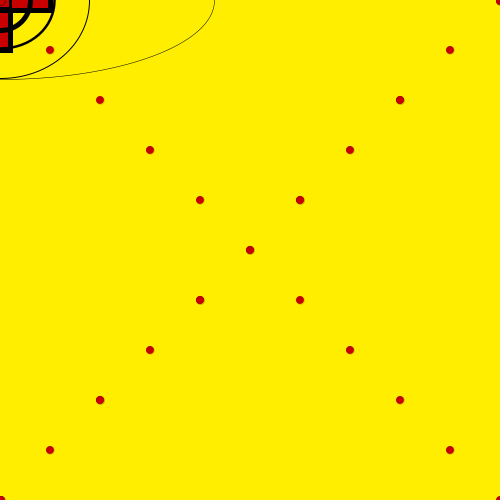
Frame 1 (no input)
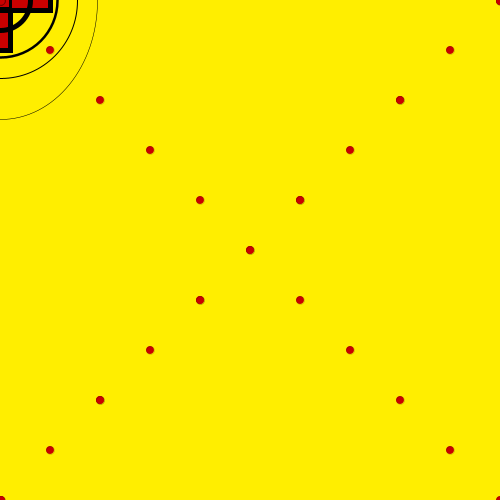
Frame 60 (the mouse pressed at the canvas centre just before this capture)
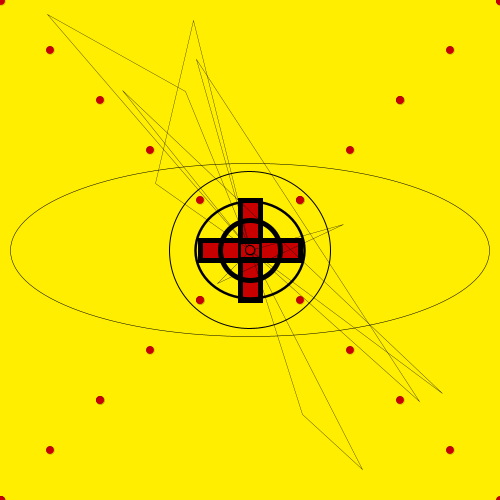
Frame 120 (the mouse held since frame 60 and released just before this capture)

The Processing sketch that drew these frames (run headless with seeded random() and noise(); from frame 60 on, the mouse is pressed at the canvas centre):

// Processing sketch: processing_52497
// ── processing_52497.pde

void setup(){

size(500,500);
frameRate(25);
smooth();
}
 
void draw(){
  background(389,238,0,23);
ellipseMode(CENTER);
rectMode(CENTER);

//body
strokeWeight(5);
stroke(0);
fill(200,0,0);
rect(mouseX,mouseY,20,100);
rect(mouseX,mouseY,100,20);


//head
strokeWeight(5);
fill(300);
ellipse(mouseX,mouseY,60,60);

strokeWeight(2.5);
fill(300);
ellipse(mouseX,mouseY,random(90,120),random(90,120));

strokeWeight(1);
fill(300);
ellipse(mouseX,mouseY,random(150,180),random(150,180));

strokeWeight(.5);
fill(300);
ellipse(mouseX,mouseY,random(1,500),random(1,500));

//eyes
strokeWeight(1);
fill(200,0,0);
ellipse(mouseX,mouseY,8,8);

//arms
//stroke(0);
//strokeWeight(0.1);
//line(mouseX,mouseY,258,477);
//line(mouseX,mouseY,120,180);
//line(mouseX,mouseY,0,130);
//line(mouseX,mouseY,120,455);
//line(mouseX,mouseY,390,320);

//mouth
strokeWeight(.3);
fill(0);
ellipse(mouseX,mouseY,10,10);

//triangle mess
if (mousePressed){
strokeWeight(.3);
fill(300);
triangle(mouseX,mouseY,random(268,460),random(377,430),random(76,200),random(40,90));

strokeWeight(.3);
fill(300);
triangle(mouseX,mouseY,random(50,290),random(190,322),random(300,350),random(200,230));

strokeWeight(.3);
fill(300);
triangle(mouseX,mouseY,random(10,50),random(10,57),random(180,300),random(70,140));

strokeWeight(.3);
fill(300);
triangle(mouseX,mouseY,random(100,350),random(20,20),random(90,160),random(90,334));

strokeWeight(.3);
fill(300);
triangle(mouseX,mouseY,random(350,490),random(388,416),random(86,160),random(90,83));

strokeWeight(.3);
fill(300);
triangle(mouseX,mouseY,random(348,416),random(320,490),random(200,340),random(400,455));
}

//triangles static
//strokeWeight(.3);
//fill(300);
//triangle(mouseX,mouseY,90,90,423,140);

//strokeWeight(.3);
//fill(300);
//triangle(mouseX,mouseY,40,110,25,173);

//strokeWeight(.3);
//fill(300);
//triangle(mouseX,mouseY,342,239,25,400);

//glasses
strokeWeight(3);
fill(300);
rect(mouseX,mouseY,21,16);
rect(mouseX,mouseY,21,16);

//background
strokeWeight(0);
fill(200,0,0);
ellipse(1,1,8,8);
ellipse(50,50,8,8);
ellipse(100,100,8,8);
ellipse(150,150,8,8);
ellipse(200,200,8,8);
ellipse(250,250,8,8);
ellipse(300,300,8,8);
ellipse(350,350,8,8);
ellipse(400,400,8,8);
ellipse(450,450,8,8);
ellipse(500,500,8,8);

ellipse(1,500,8,8);
ellipse(50,450,8,8);
ellipse(100,400,8,8);
ellipse(150,350,8,8);
ellipse(200,300,8,8);
ellipse(250,250,8,8);
ellipse(300,200,8,8);
ellipse(350,150,8,8);
ellipse(400,100,8,8);
ellipse(450,50,8,8);
ellipse(500,1,8,8);

ellipse(500,1,8,8);
ellipse(400,100,8,8);
ellipse(300,200,8,8);
ellipse(200,300,8,8);
ellipse(100,400,8,8);
ellipse(1,500,8,8);

}
